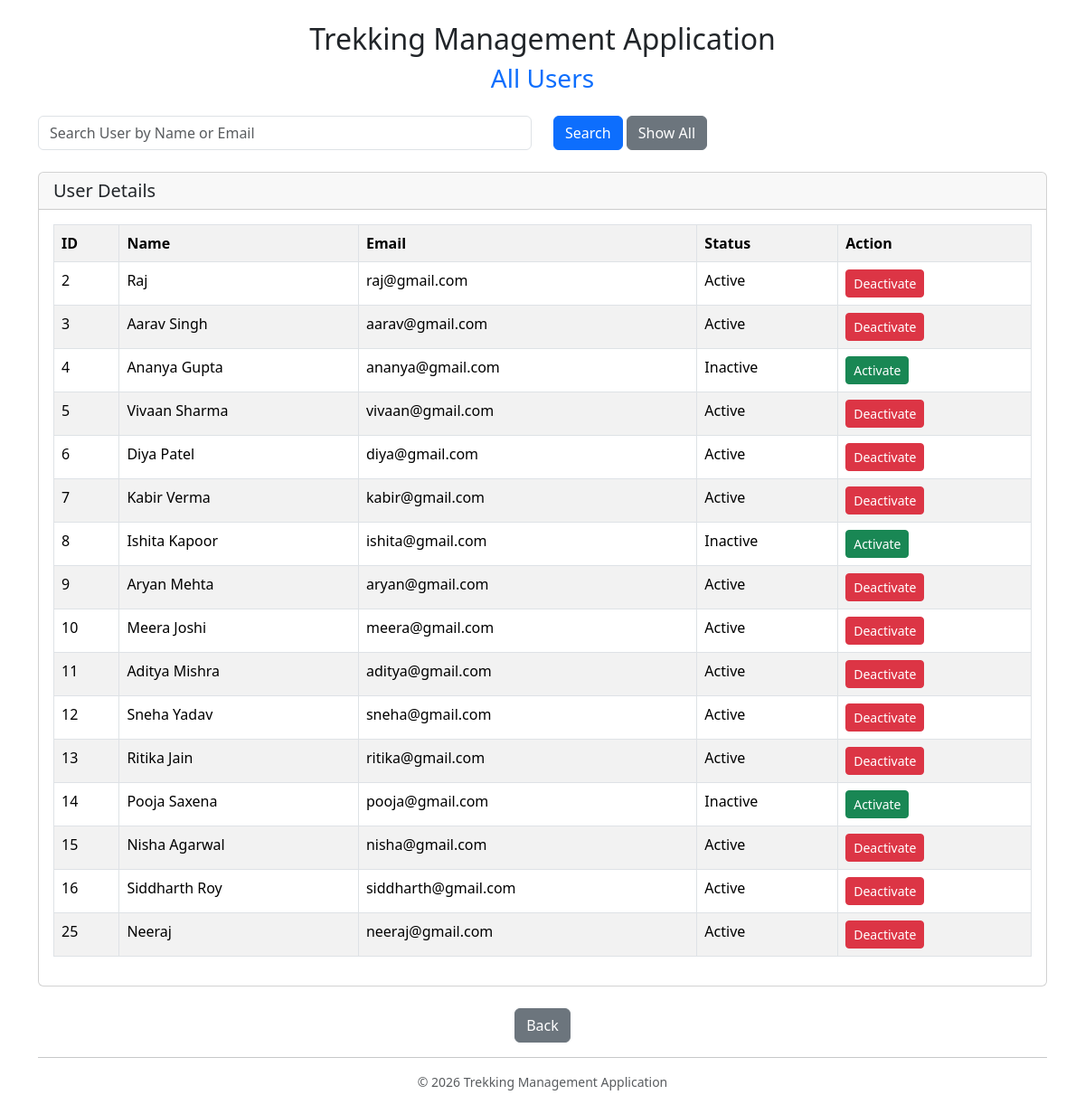
Screenshot of /all_users (signed in) with the database file from the repository.
### models.py (models this page shows)
class User(db.Model):
    __tablename__ = "users"
    id = db.Column(db.Integer, primary_key = True)
    name = db.Column(db.String(100), nullable = False)
    email = db.Column(db.String(120), unique=True , nullable= False)
    password = db.Column(db.String(120), nullable = False)
    role = db.Column(db.String(20), nullable = False)
    approved = db.Column(db.Boolean, default = False)
    blacklisted = db.Column(db.Boolean, default = False)
    active = db.Column(db.Boolean, default=True)

### app.py (the view)
@app.route("/all_users")
def all_users():
    if session.get("role") != "admin":
        return redirect("/login")
    search = request.args.get("search", "")
    users = User.query.filter_by(role="user")
    if search:
        users = users.filter(
            (User.name.ilike(f"%{search}%")) |
            (User.email.ilike(f"%{search}%"))
        )
    users = users.all()
    return render_template(
        "all_users.html",
        users=users,
        search=search
    )

### templates/all_users.html (shortened to what this page needs)
<!DOCTYPE html>
<html>
<head>
    <link href="https://cdn.jsdelivr.net/npm/bootstrap@5.3.7/dist/css/bootstrap.min.css" rel="stylesheet">
</head>
<body class="container mt-4">
<h2 class="text-center mb-2">Trekking Management Application</h2>
<h3 class="text-center text-primary mb-4">All Users
</h3>
<form method="GET" action="/all_users" class="row mb-4">
    <div class="col-md-6">
        <input
        type="search"
        name="search"
        class="form-control"
        placeholder="Search User by Name or Email"
        value="{{ search }}">
    </div>
    <div class="col-md-6">
        <button class="btn btn-primary">Search
        </button>
        <a href="/all_users" class="btn btn-secondary">Show All
        </a>
    </div>
</form>
{% if users %}
<div class="card">
    <div class="card-header">
        <h5 class="mb-0"> User Details</h5>
    </div>
    <div class="card-body">
        <table class="table table-bordered table-hover table-striped">
            <tr>
                <th>ID</th>
                <th>Name</th>
                <th>Email</th>
                <th>Status</th>
                <th>Action</th>
            </tr>
            {% for user in users %}
            <tr>
                    <td>{{ user.id }}</td>
                    <td>{{ user.name }}</td>
                    <td>{{ user.email }}</td>
                    <td>
                        {% if user.active %}
                        Active
                        {% else %}
                        Inactive
                        {% endif %}
                    </td>
                <td>
                    {% if user.active %}
                    <a href="/deactivate/{{ user.id }}"
                    class="btn btn-danger btn-sm">Deactivate</a>
                    {% else %}
                    <a href="/activate/{{ user.id }}"
                    class="btn btn-success btn-sm">
                    Activate</a>
                    {% endif %}
                </td>
                {% endfor %}
        </table>
    </div>
</div>
{% else %}
<div class="alert alert-info text-center">
    No Users Found.
</div>
{% endif %}
<br>
<div class="text-center">
    <a href="/admin" class="btn btn-secondary">
        Back</a>
</div>
<hr>
<footer class="text-center text-muted small">
    <p class="mb-1">
    © 2026 Trekking Management Application</p>
</footer>
</body>
</html>

### rows the page displays
User: id "2", name "Raj", email "raj@gmail.com", active "Active"
User: id "3", name "Aarav Singh", email "aarav@gmail.com", active "Active"
User: id "4", name "Ananya Gupta", email "ananya@gmail.com", active "Inactive"
User: id "5", name "Vivaan Sharma", email "vivaan@gmail.com", active "Active"
User: id "6", name "Diya Patel", email "diya@gmail.com", active "Active"
User: id "7", name "Kabir Verma", email "kabir@gmail.com", active "Active"
User: id "8", name "Ishita Kapoor", email "ishita@gmail.com", active "Inactive"
User: id "9", name "Aryan Mehta", email "aryan@gmail.com", active "Active"
User: id "10", name "Meera Joshi", email "meera@gmail.com", active "Active"
User: id "11", name "Aditya Mishra", email "aditya@gmail.com", active "Active"
User: id "12", name "Sneha Yadav", email "sneha@gmail.com", active "Active"
User: id "13", name "Ritika Jain", email "ritika@gmail.com", active "Active"
User: id "14", name "Pooja Saxena", email "pooja@gmail.com", active "Inactive"
User: id "15", name "Nisha Agarwal", email "nisha@gmail.com", active "Active"
User: id "16", name "Siddharth Roy", email "siddharth@gmail.com", active "Active"
User: id "25", name "Neeraj", email "neeraj@gmail.com", active "Active"
